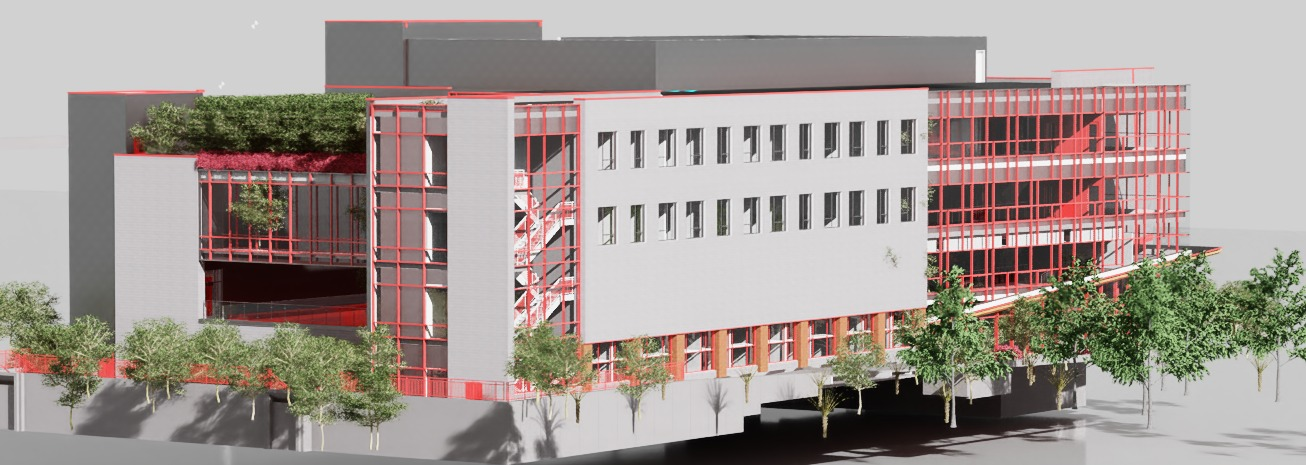
#> input picture docs/paper/latex/figures/thumbs/t_twin.jpg, 1306 x 465 px; its folder holds 4 pictures in this run
$ python make_overview.py
#> lines starting #> are read from the running program, lines starting #| are printed output that depends on the picture
#!/usr/bin/env python3
"""Fig 1 — overview of the integrated BIM-to-Robot pipeline.

Systems-paper style: white cards with thin borders and a small colour accent,
real artifact thumbnails embedded in each stage, a dashed group box around the
three per-twin streams, and a bus-style connector (drops to a horizontal rail,
then into each box) instead of symmetric fanned arrows.
"""
from pathlib import Path

import matplotlib
matplotlib.use("Agg")
import matplotlib.image as mpimg
import matplotlib.pyplot as plt
from matplotlib.patches import FancyBboxPatch, Rectangle, FancyArrowPatch
from matplotlib.transforms import Bbox

FIGDIR = Path(__file__).resolve().parent.parent / "latex" / "figures"
TH = FIGDIR / "thumbs"

FIGW, FIGH = 3.4, 4.5
plt.rcParams.update({"font.family": "serif"})

INK = "#1f2933"      # text
SUB = "#52606d"      # subtitle
LINE = "#7b8794"     # borders / connectors
ACC = {              # muted stage accents
    "bim": "#6b7280", "twin": "#2c5f8a", "route": "#6d5aa6",
    "nav": "#2f7d77", "perc": "#a8632b", "out": "#3f7d4e",
}

fig = plt.figure(figsize=(FIGW, FIGH))
ax = fig.add_axes([0, 0, 1, 1])
ax.set_xlim(0, 1); ax.set_ylim(0, 1); ax.axis("off")


def card(x0, y0, w, h, accent, lw=0.9, fc="white", ls="solid"):
    ax.add_patch(FancyBboxPatch(
        (x0, y0), w, h, boxstyle="round,pad=0,rounding_size=0.010",
        linewidth=lw, edgecolor=LINE, facecolor=fc, linestyle=ls, zorder=2))
    if accent:
        ax.add_patch(Rectangle((x0, y0), 0.008, h, facecolor=accent,
                               edgecolor="none", zorder=3))


def thumb(cx, top, wf, img):
    """place an image (no distortion) with its top at `top`, centred on cx."""
    a = img.shape[1] / img.shape[0]
    hf = wf * FIGW / (a * FIGH)
    l, b = cx - wf / 2, top - hf
    axi = fig.add_axes([l, b, wf, hf], zorder=4)
    axi.imshow(img, aspect="auto"); axi.axis("off")
    ax.add_patch(Rectangle((l, b), wf, hf, fill=False, edgecolor=LINE,
                           linewidth=0.6, zorder=5))
    return b  # bottom y of the thumbnail


def thumb_h(cx, top, hf, img):
    """place an image at a FIXED height hf (width follows aspect); top-aligned."""
    a = img.shape[1] / img.shape[0]
    wf = hf * a * FIGH / FIGW
    l, b = cx - wf / 2, top - hf
    axi = fig.add_axes([l, b, wf, hf], zorder=4)
    axi.imshow(img, aspect="auto"); axi.axis("off")
    ax.add_patch(Rectangle((l, b), wf, hf, fill=False, edgecolor=LINE,
                           linewidth=0.6, zorder=5))


def arrow(x0, y0, x1, y1):
    ax.add_patch(FancyArrowPatch((x0, y0), (x1, y1), arrowstyle="-|>",
                 mutation_scale=8, lw=1.0, color=LINE, zorder=1,
                 shrinkA=0, shrinkB=0))


def rail(x0, x1, y):
    ax.plot([x0, x1], [y, y], color=LINE, lw=1.0, zorder=1)


def text(x, y, s, size, color=INK, weight="normal", style="normal", ha="center"):
    ax.text(x, y, s, ha=ha, va="center", fontsize=size, color=color,
            fontweight=weight, fontstyle=style, zorder=6, linespacing=1.05)


im = {k: mpimg.imread(TH / f"t_{k}.jpg") for k in ("twin", "route", "nav", "perc")}
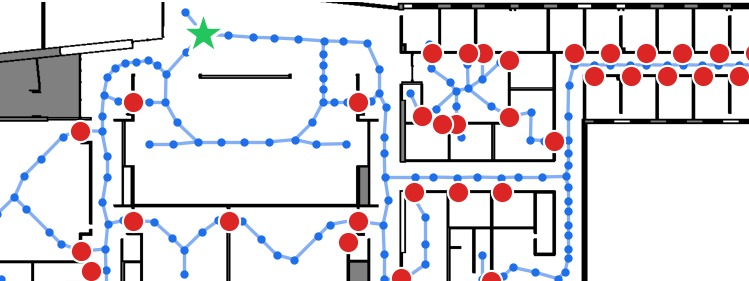
#> input picture docs/paper/latex/figures/thumbs/t_route.jpg, 749 x 281 px
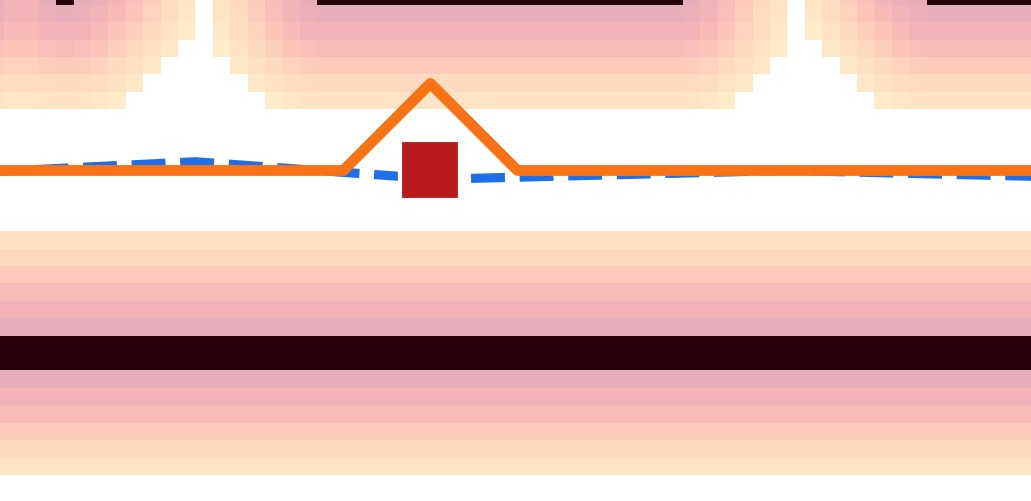
#> input picture docs/paper/latex/figures/thumbs/t_nav.jpg, 1031 x 501 px
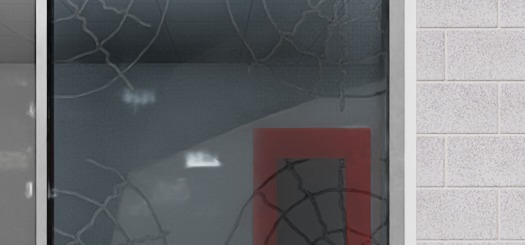
#> input picture docs/paper/latex/figures/thumbs/t_perc.jpg, 525 x 245 px
#> im = 4 items

# ---- Stage A: BIM ----------------------------------------------------------
card(0.27, 0.915, 0.46, 0.066, ACC["bim"])
text(0.515, 0.948, "Architectural BIM model", 7.6, weight="bold")
text(0.515, 0.927, "Autodesk Revit", 6.2, color=SUB)

# ---- Stage B: digital twin (text left, thumbnail right) --------------------
card(0.12, 0.715, 0.76, 0.165, ACC["twin"])
text(0.30, 0.838, "Physics-accurate", 7.4, weight="bold")
text(0.30, 0.818, "digital twin", 7.4, weight="bold")
text(0.30, 0.792, "Isaac Sim / USD", 6.2, color=SUB)
text(0.30, 0.775, "colliders, materials,", 6.0, color=SUB)
text(0.30, 0.759, "articulated doors", 6.0, color=SUB)
thumb(0.655, 0.862, 0.39, im["twin"])

# ---- group box around the three streams ------------------------------------
gx0, gy0, gw, gh = 0.035, 0.475, 0.93, 0.205
#> gx0 = 0.035; gy0 = 0.475; gw = 0.93; gh = 0.205
ax.add_patch(FancyBboxPatch((gx0, gy0), gw, gh,
             boxstyle="round,pad=0,rounding_size=0.012", linewidth=0.8,
             edgecolor=LINE, facecolor="#f6f7f9", linestyle=(0, (4, 3)),
             zorder=0))
# label sits in the clear gap above the dashed box (left of the connectors),
# with a white background so neither the border nor the cards cut through it
ax.text(0.035, 0.700, "per-twin streams", ha="left", va="center", fontsize=6.3,
        color=SUB, fontstyle="italic", zorder=7,
        bbox=dict(boxstyle="round,pad=0.18", facecolor="white", edgecolor="none"))

# ---- three stream cards ----------------------------------------------------
streams = [
    (0.175, ACC["route"], "route", "Routing",
     ["occupancy map +", "nav graph + TSP route"]),
    (0.500, ACC["nav"], "nav", "Local navigation",
     ["ROS 2 Nav2 · LiDAR", "costmap obstacle avoid."]),
    (0.825, ACC["perc"], "perc", "Perception",
     ["Qwen3-VL-2B (LoRA)", "synthetic-label anomaly"]),
]
CW = 0.295
CARD_TOP, CARD_BOT = 0.66, 0.49
THUMB_TOP, THUMB_H = 0.642, 0.072
for cx, accent, key, title, subs in streams:
    card(cx - CW / 2, CARD_BOT, CW, CARD_TOP - CARD_BOT, accent)
    thumb_h(cx, THUMB_TOP, THUMB_H, im[key])
    text(cx, 0.553, title, 7.0, weight="bold")
    yy = 0.532
    for s in subs:
        text(cx, yy, s, 5.6, color=SUB); yy -= 0.0155

# ---- Stage D: deployment ---------------------------------------------------
card(0.18, 0.345, 0.64, 0.075, ACC["out"])
text(0.50, 0.393, "Autonomous building patrol", 7.4, weight="bold")
text(0.50, 0.369, "Nova Carter · open doors + cracked glass", 6.1, color=SUB)

# ---- connectors ------------------------------------------------------------
arrow(0.515, 0.915, 0.515, 0.882)               # A -> B
text(0.585, 0.898, "USD export", 5.6, color=SUB, style="italic", ha="left")

# B -> bus -> 3 cards
ax.plot([0.5, 0.5], [0.715, 0.692], color=LINE, lw=1.0, zorder=1)
rail(0.175, 0.825, 0.692)
for cx in (0.175, 0.5, 0.825):
    arrow(cx, 0.692, cx, 0.661)

# 3 cards -> bus -> D
for cx in (0.175, 0.5, 0.825):
    ax.plot([cx, cx], [0.49, 0.465], color=LINE, lw=1.0, zorder=1)
rail(0.175, 0.825, 0.465)
arrow(0.5, 0.465, 0.5, 0.421)

# crop to the content band (figure-fraction -> inches), trimming empty canvas
crop = Bbox.from_extents(0.02 * FIGW, 0.325 * FIGH, 0.98 * FIGW, 0.99 * FIGH)
for ext in ("pdf", "png"):
    fig.savefig(FIGDIR / f"fig_overview.{ext}", dpi=300, bbox_inches=crop)
#> this loop made 2 passes
#> pass 1, `fig.savefig(FIGDIR / f"fig_overview.{ext}", dpi=300, bbox_inches=crop)`:
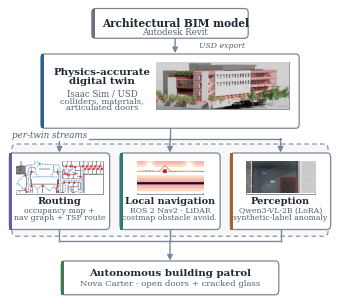
#> figure drawn by matplotlib, 5 panels
print("saved", FIGDIR / "fig_overview.pdf")
